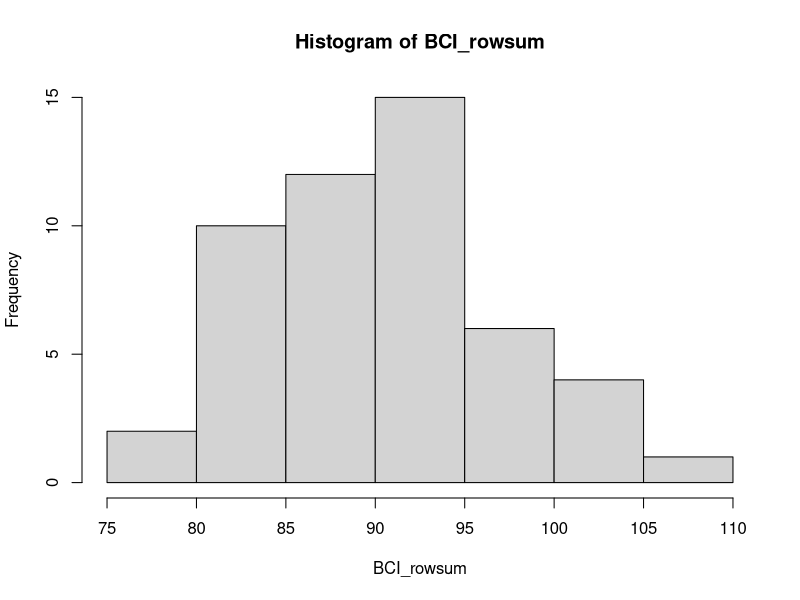
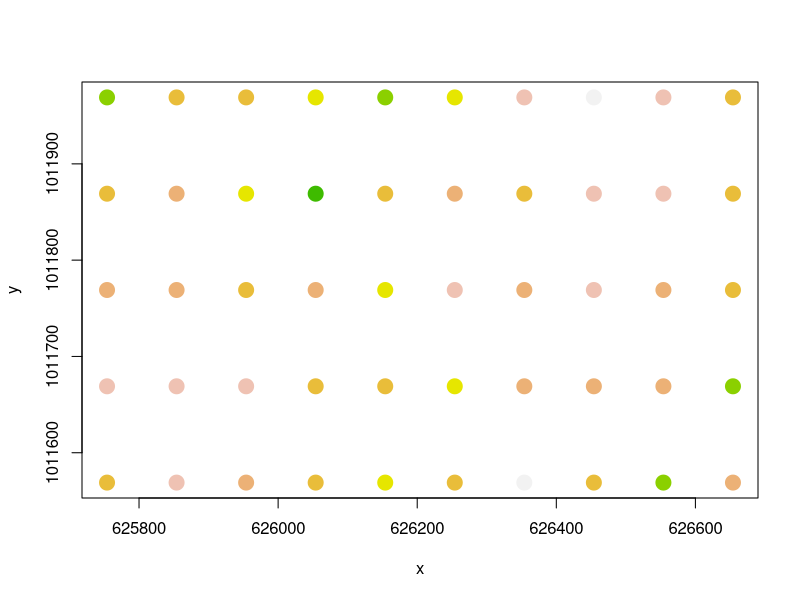
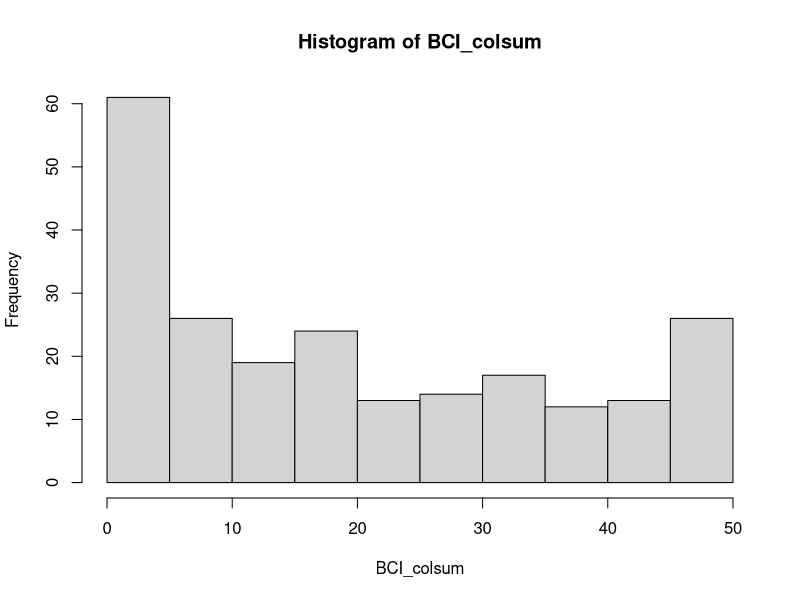
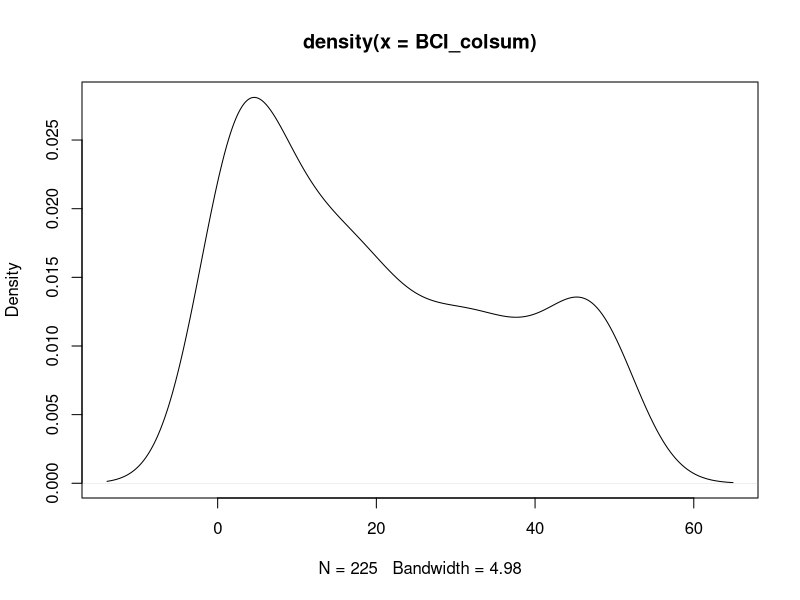
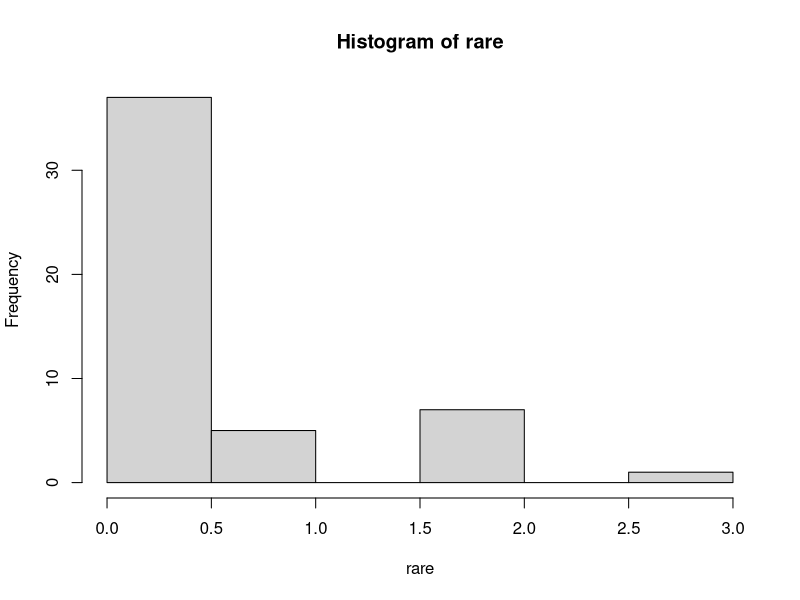
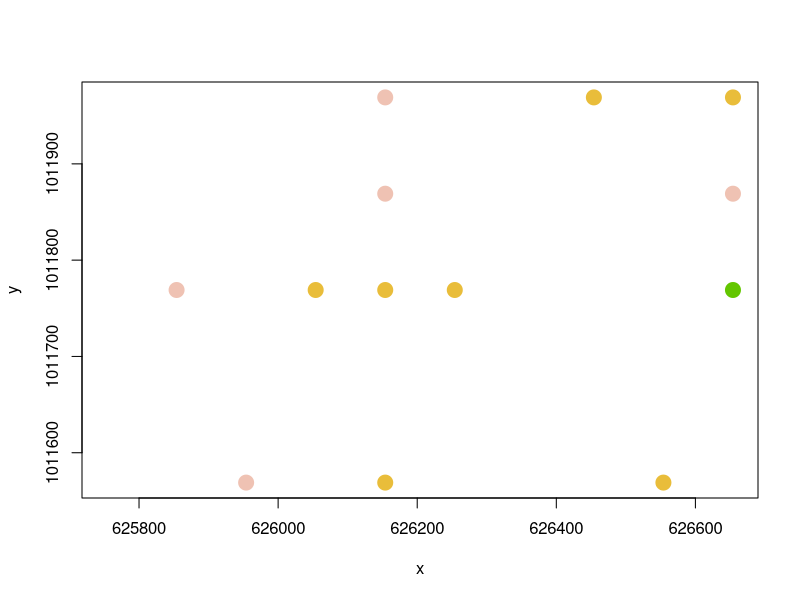
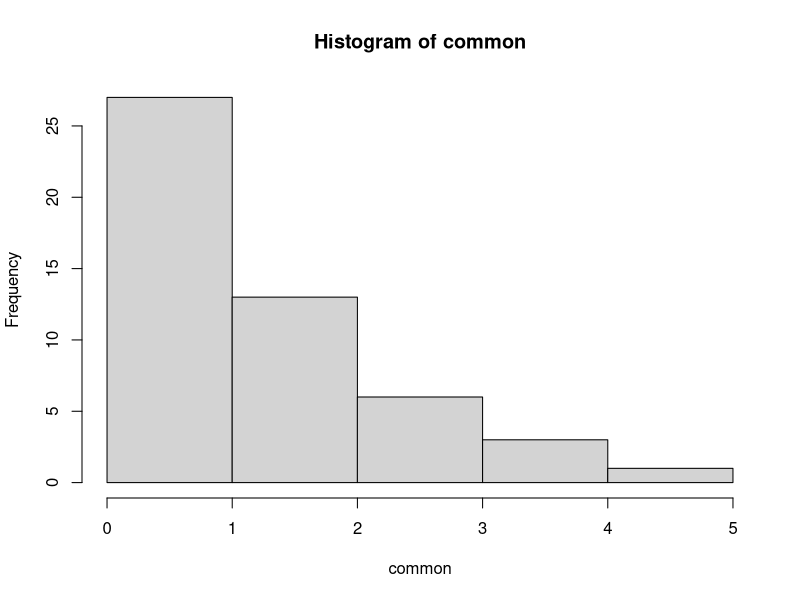
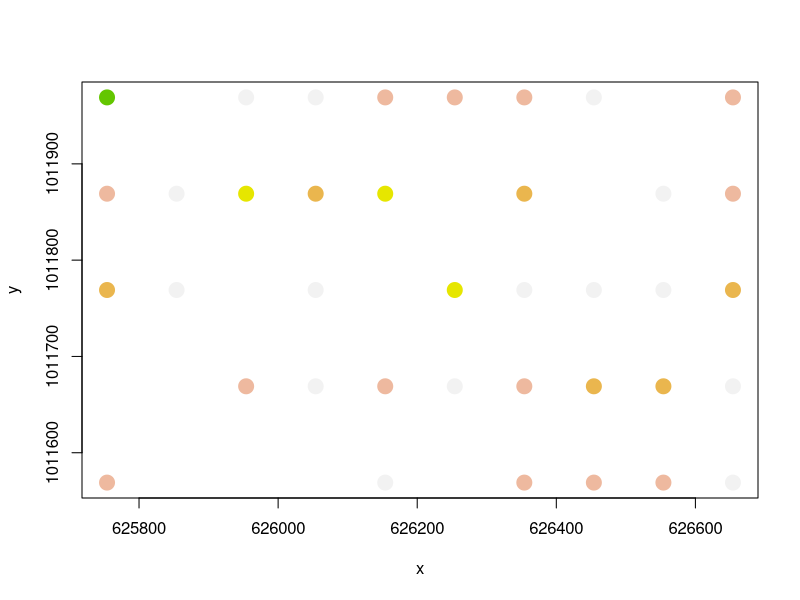

Here is the R script that generated these plots, in order: (Note: this script raises an error after producing the figures.)
## ---- chunk 1
library(knitr)
opts_chunk$set(echo = TRUE)
opts_knit$set(root.dir='../')
## ---- chunk 2
library(vegan)
library(nlme)
data(BCI)
## UTM Coordinates (in metres)
BCI_xy = data.frame(x = rep(seq(625754, 626654, by=100), each=5), 
                    y = rep(seq(1011569,  1011969, by=100), len=50))
## ---- chunk 3
#All Data
BCI_rowsum<-rowSums(BCI>0)
hist(BCI_rowsum)
BCI_col_brks <- hist(BCI_rowsum, plot=F)$breaks
BCI_col_indices <- as.numeric(cut(BCI_rowsum, BCI_col_brks))
BCI_cols <- rev(terrain.colors(length(BCI_col_brks)))
plot(BCI_xy, cex=2, pch=19, col=BCI_cols[BCI_col_indices])
## ---- chunk 4
#Sum columns to determine number of observations of each species
BCI_colsum <- colSums(BCI > 0)
#Evaluate colsum values
quantile(BCI_colsum)
hist(BCI_colsum)
plot(density(BCI_colsum))
#Identify a "rare" and a "common" species
which(BCI_colsum > 10 & BCI_colsum < 14)
which(BCI_colsum > 37 & BCI_colsum < 40)
#Rare Species: Anacardium.excelsum, 13 individuals recorded
#Common Specie: Inga.sapindoides, 38 individuals recorded
## ---- chunk 5
#Evaluate spatial dependence in rare and common species
rare <- BCI[,13]
common <- BCI[,110]
#Rare Plots
hist(rare)
rare_col_brks <- hist(rare, plot=F)$breaks
rare_col_indices <- as.numeric(cut(rare, rare_col_brks))
rare_cols <- rev(terrain.colors(length(rare_col_brks)))
plot(BCI_xy, cex=2, pch=19, col=rare_cols[rare_col_indices])
## ---- chunk 6
#Common Plots
hist(common)
common_col_brks <- hist(common, plot=F)$breaks
common_col_indices <- as.numeric(cut(common, common_col_brks))
common_cols <- rev(terrain.colors(length(common_col_brks)))
plot(BCI_xy, cex=2, pch=19, col=common_cols[common_col_indices])
## ---- chunk 7
sp_ids = c("Cordia.lasiocalyx", "Hirtella.triandra",
           "Picramnia.latifolia", "Quassia.amara",
           "Tabernaemontana.arborea", "Trattinnickia.aspera", 
           "Xylopia.macrantha")
head(BCI)
## ---- chunk 8
sp_i<-BCI[,63]  #Drypetes.standleyi
sp_a<-BCI[,51]  #Cordia.lasiocalyx
sp_b<-BCI[,97]  #Hirtella.triandra
sp_c<-BCI[,152] #Picramnia.latifolia
sp_d<-BCI[,171] #Quassia.amara
sp_e<-BCI[,193] #Tabernaemontana.arborea
sp_f<-BCI[,204] #Trattinnickia.aspera
sp_g<-BCI[,220] #Xylopia.macrantha
## ---- chunk 9
#Visualize abundance of species i across sites
col_brks<-hist(sp_i, plot=F)$breaks
col_indices<-as.numeric(cut(sp_i, col_brks))
cols<-rev(terrain.colors(length(col_brks)))
plot(BCI_xy, cex=2, pch=19, col=cols[col_indices])

#Visualize abundance of species a across sites
col_brks<-hist(sp_a, plot=F)$breaks
col_indices<-as.numeric(cut(sp_a, col_brks))
cols<-rev(terrain.colors(length(col_brks)))
plot(BCI_xy, cex=2, pch=19, col=cols[col_indices])

#Model comparing abundance of species i to abundance of species a
SingleSpModel<-glm(sp_i~sp_a, family="gaussian")
SingleSpModel
#abundance of species a at a given site does not correlate with abundance of species i at a site, so species a is not a useful predictor variable for modeling abundance of species i

#Is there another species in the group that is a better predictor of species i abundance?
glm(sp_i~sp_a+sp_b+sp_c+sp_d+sp_e+sp_f+sp_g, family="gaussian")
#none of the species in the group returned values indicating significant correlation with species i
## ---- chunk 10
#Visualize abundance of species i across sites
col_brks<-hist(sp_i, plot=F)$breaks
col_indices<-as.numeric(cut(sp_i, col_brks))
cols<-rev(terrain.colors(length(col_brks)))
plot(BCI_xy, cex=2, pch=19, col=cols[col_indices])

#Visualize abundance of group of species (a through g)
pred_sp<-data.frame(sp_a, sp_b, sp_c, sp_d, sp_e, sp_f, sp_g)
pred_sp_rs<-rowSums(pred_sp>0)
col_brks<-hist(pred_sp_rs, plot=F)$breaks
col_indices<-as.numeric(cut(pred_sp_rs, col_brks))
cols<-rev(terrain.colors(length(col_brks)))
plot(BCI_xy, cex=2, pch=19, col=cols[col_indices])

#Model comparing abundance of species i to abundance of group of species (a through g)
MultiSpModel<-glm(sp_i~pred_sp_rs, family="gaussian")
MultiSpModel
#this model also shows no significant correlation between species i abundance and species group abundance
## ---- chunk 11
?Variogram
#Single Species Model: Initial Variogram
sr_dat <- data.frame(BCI, BCI_xy)
sr_lm <- gls(Drypetes.standleyi~Cordia.lasiocalyx, data=sr_dat)
plot(Variogram(sr_lm, form=~x+y))

#Single Species Model: Exponential Variogram
sr_exp <- update(sr_lm, corr=corExp(form=~x+y))
xy_dist<- dist(BCI_xy)
max_dist <- max(xy_dist)/2
plot(Variogram(sr_exp, maxDist = max_dist))

#Single Species Model: Normalized Exponential
plot(Variogram(sr_exp, resType='normalized', maxDist=max_dist))

#Single Species Model: Rational Quadratic
sr_rat_nug <- update(sr_lm, corr=corRatio(form=~x+y, nugget=T))
plot(Variogram(sr_rat_nug, maxDist=max_dist))

#Single Species Model: Normalized Rational Quadratic
plot(Variogram(sr_rat_nug, resType='n', maxDist=max_dist))

#Compare models:
anova(sr_lm, sr_exp, sr_rat_nug)
## ---- chunk 12
#Multiple Species Model: Initial Variogram
sr_dat <- data.frame(BCI, BCI_xy)
sr_lm_2 <- gls(Drypetes.standleyi~Cordia.lasiocalyx+Hirtella.triandra+Picramnia.latifolia+Quassia.amara+Tabernaemontana.arborea+Trattinnickia.aspera+Xylopia.macrantha, data=sr_dat)
plot(Variogram(sr_lm_2, form=~x+y))

#Multiple Species Model: Exponential Variogram
sr_exp_2 <- update(sr_lm_2, corr=corExp(form=~x+y))
xy_dist<- dist(BCI_xy)
max_dist <- max(xy_dist)/2
plot(Variogram(sr_exp_2, maxDist = max_dist))

#Multiple Species Model: Normalized Exponential
plot(Variogram(sr_exp_2, resType='normalized', maxDist=max_dist))

#Multiple Species Model: Rational Quadratic
sr_rat_nug_2 <- update(sr_lm_2, corr=corRatio(form=~x+y, nugget=T))
plot(Variogram(sr_rat_nug_2, maxDist=max_dist))

#Multiple Species Model: Normalized Rational Quadratic
plot(Variogram(sr_rat_nug_2, resType='n', maxDist=max_dist))

#Compare models:
anova(sr_lm_2, sr_exp_2, sr_rat_nug_2)
